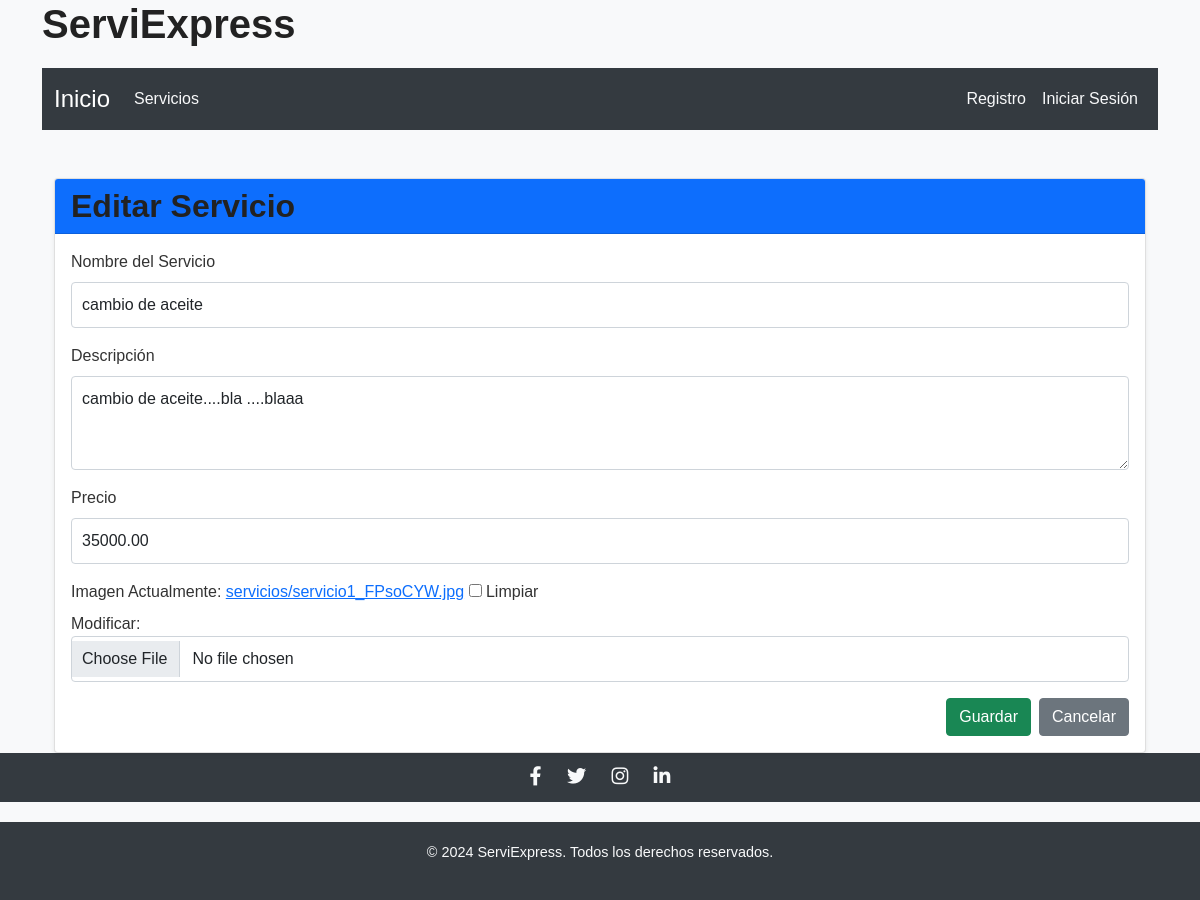
The page /editar-servicio/2/ on the database its author committed.
### core/models.py (models this page shows, shortened)
class Servicio(models.Model):
    nombre = models.CharField(max_length=255)
    descripcion = models.TextField(blank=True, null=True)
    precio = models.DecimalField(max_digits=10, decimal_places=2)
    imagen = models.ImageField(upload_to='servicios/', blank=True, null=True)

### core/views.py (the view)
# urls.py: path('editar-servicio/<int:servicio_id>/', views.editar_servicio, name='editar_servicio'),
def editar_servicio(request, servicio_id):
    servicio = get_object_or_404(Servicio, id=servicio_id)
    if request.method == 'POST':
        form = ServicioForm(request.POST, request.FILES, instance=servicio)
        if form.is_valid():
            form.save()
            return redirect('gestionar_servicios')
    else:
        form = ServicioForm(instance=servicio)
    return render(request, 'editar_servicio.html', {'form': form})

### core/forms.py
class ServicioForm(forms.ModelForm):
    class Meta:
        model = Servicio
        fields = ['nombre', 'precio', 'descripcion', 'imagen']  # Incluye la imagen
    def __init__(self, *args, **kwargs):
        super().__init__(*args, **kwargs)
        for field in self.fields.values():
            field.widget.attrs['class'] = 'form-control'
    descripcion = forms.CharField(
        widget=forms.Textarea(attrs={
            'class': 'form-control',
            'rows': 3,  # Número de filas para hacer el campo más pequeño
            'placeholder': 'Descripción breve del servicio',
        })
    )

### core/templatetags/custom_filters.py (called while the page is built)
@register.filter
def add_class(field, css_class):
    return field.as_widget(attrs={"class": css_class})

### core/templates/editar_servicio.html (shortened to what this page needs)
{% extends "base.html" %}
{% load custom_filters %}
{% block content %}
<div class="container mt-5">
    <div class="card shadow-sm">
        <div class="card-header bg-primary text-white">
            <h2 class="mb-0">Editar Servicio</h2>
        </div>
        <div class="card-body">
            <form method="post" enctype="multipart/form-data" class="needs-validation" novalidate>
                <div class="mb-3">
                    <label for="nombre" class="form-label">Nombre del Servicio</label>
                    {{ form.nombre|add_class:"form-control" }}
                </div>
                <div class="mb-3">
                    <label for="descripcion" class="form-label">Descripción</label>
                    {{ form.descripcion|add_class:"form-control" }}
                </div>
                <div class="mb-3">
                    <label for="precio" class="form-label">Precio</label>
                    {{ form.precio|add_class:"form-control" }}
                </div>
                <div class="mb-3">
                    <label for="imagen" class="form-label">Imagen</label>
                    {{ form.imagen|add_class:"form-control" }}
                </div>
                <div class="d-flex justify-content-end">
                    <button type="submit" class="btn btn-success me-2">Guardar</button>
                    <a href="{% url 'gestionar_servicios' %}" class="btn btn-secondary">Cancelar</a>
                </div>
            </form>
        </div>
    </div>
</div>
{% endblock %}

### core/static/css/styles.css (style rules this page uses)
body { font-family: 'Arial', sans-serif; background-color: #f8f9fa; color: #333; margin: 0; padding: 0; }
h1, h2, h3, h4, h6 { color: #222; margin-bottom: 20px; font-weight: bold; }
.form-control { border: 1px solid #ced4da; border-radius: 4px; padding: 10px; }

### rows shown on the page
Servicio: nombre "cambio de aceite", descripcion "cambio de aceite....bla ....blaaa", precio "35000.00"
